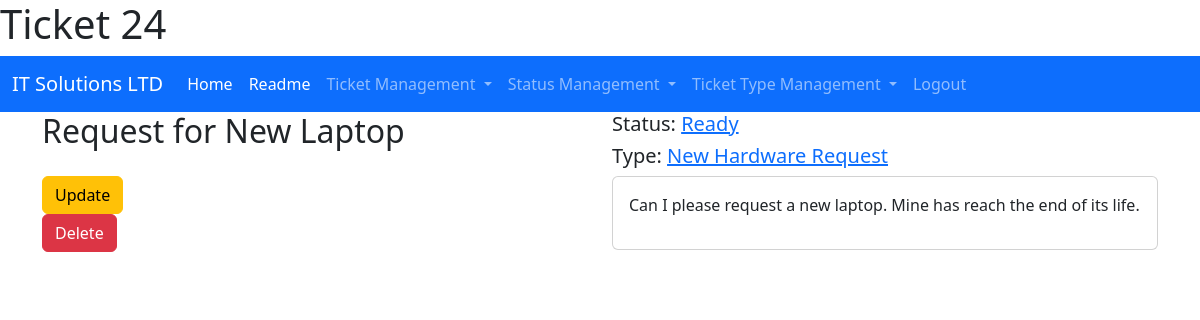
Screenshot of /view_ticket/24 (signed in) with the database file from the repository.
### myapp/models.py (models this page shows)
class Ticket(models.Model):
    ticket_id = models.AutoField(primary_key=True, null=False)
    ticket_title = models.CharField(max_length=100, null=False)
    ticket_info = models.CharField(max_length=2000, blank=True, null=True)
    assignee = models.ForeignKey(User, blank=True, on_delete=models.CASCADE, null=True)
    status = models.ForeignKey(Status, on_delete=models.CASCADE, null=True)
    type = models.ForeignKey(TicketType, on_delete=models.CASCADE, null=True)
    date_reported = models.DateField(null=False)
    date_due = models.DateField(blank=True, null=True)
    reporter_id = models.PositiveIntegerField(null=False, default=0)

class Status(models.Model):
    status_name = models.CharField(max_length=20, primary_key=True, null=False)
    status_description = models.CharField(max_length=100, blank=True, null=True)
    reporter_id = models.PositiveIntegerField(null=False, default=0)
    def __str__(self) -> str:
        return self.status_name

class TicketType(models.Model):
    type_name = models.CharField(max_length=20, null=False, primary_key=True)
    type_description = models.CharField(max_length=100, blank=True, null=True)
    reporter_id = models.PositiveIntegerField(null=False, default=0)
    def __str__(self):
        return self.type_name

### myapp/views.py (the view)
# urls.py: path("view_ticket/<int:id>", views.ViewTicket, name="View Ticket"),
@login_required(login_url="/login")
def ViewTicket(request, id: int):
    ticket = Ticket.objects.get(ticket_id=id)
    return render(
        request,
        "myapp/display_ticket.html",
        {"ticket": ticket, "can_update": can_user_update_ticket(request, ticket)},
    )

### myapp/views.py (called while the page is built)
def can_user_update_ticket(request, ticket: Ticket) -> bool:
    try:
        return (
            request.user.id == ticket.reporter_id
            or request.user.is_superuser
            or request.user.id == ticket.assignee.id
        )
    except:
        return False

### myapp/templates/myapp/display_ticket.html (shortened to what this page needs)
{% extends "myapp/base.html" %}
{% block title %}
<h1>Ticket {{ticket.ticket_id}}</h1>
{% endblock %}
{% block content %}
<div class="container">
    <div class="row">
        <div class="col-sm">
            <h2>{{ticket.ticket_title}}</h2>
        </div>
        <div class="col-sm">
            <h5> Status: <a href="/view_status/{{ticket.status}}">{{ticket.status}}</a></h5>
            <h5> Type: <a href="/view_type/{{ticket.type}}">{{ticket.type}}</a></h5>
        </div>
    </div>
    <div class="row">
        <div class="col-lg-6">
            <div class = "row">
                <div class="col-sm">
                    {% if can_update %}
                    <a role="button" class ="btn btn-warning" href="../update_ticket/{{ticket.ticket_id}}">Update</a>
                    {% endif %}
                </div>
            </div>
            <div class = "row">
                <div class="col-sm">
                    {% if user.is_superuser %}
                    <a role="button" class ="btn btn-danger" href="../delete_ticket/{{ticket.ticket_id}}">Delete</a>
                    {% endif %}
                </div>
            </div>
        </div>
        <div class="col-lg-6">
            <div class="card">
                <div class="card-body">
                    <p>{{ticket.ticket_info}}</p>
                </div>
            </div>
        </div>
    </div>
</div>
{% endblock %}

### rows the page displays
Ticket: ticket_title "Request for New Laptop", status "Ready", type "New Hardware Request", ticket_info "Can I please request a new laptop. Mine has reach the end of its life."
